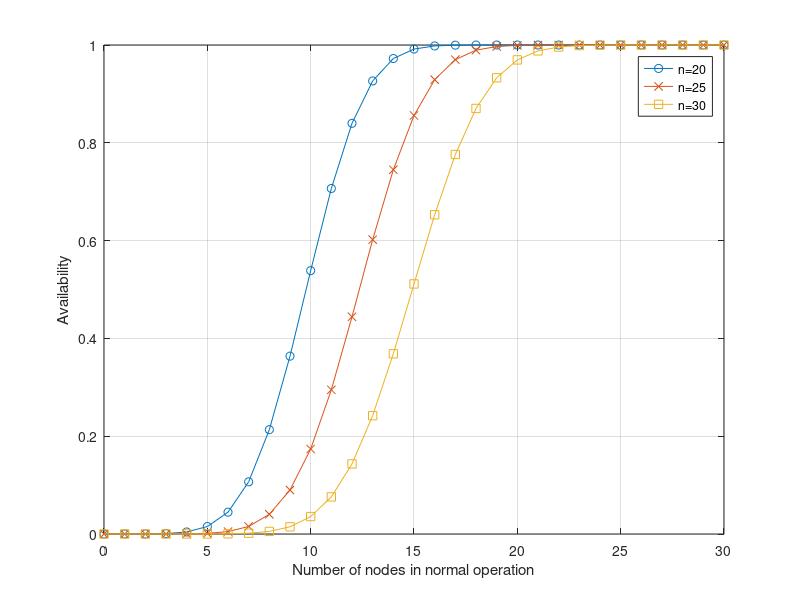

Source code (MATLAB):

p = 0.5139; 
x = 0:30; 

y1 = binocdf(x, 20, p); 
y2 = binocdf(x, 25, p); 
y3 = binocdf(x, 30, p); 


figure
plot(x, y1, 'o-', x, y2, 'x-', x, y3, 's-')
xlabel('Number of nodes in normal operation')
ylabel('Availability')
legend('n=20', 'n=25', 'n=30')
grid on